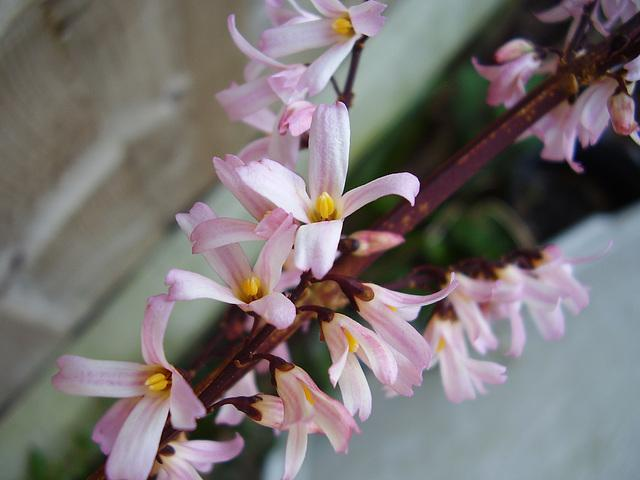
#> input picture python-code/opengl-learning/resources/images/f2.jpg, 640 x 480 px, found by its file name
$ jupyter execute '2.39二值图像投影.ipynb'   (shell and % lines are left out)
#> lines starting #> are read from the running program, lines starting #| are printed output that depends on the picture; after the words box and inside, x2 and y2 are one past the last pixel; in counts of white or black regions, pixels touching at a corner belong together
# 二值图像投影

[cell 1]
#coding:utf-8
import numpy as np
import cv2
import matplotlib.pyplot as plt
import pandas as pd
from pandas import DataFrame

[cell 2]
src = cv2.cvtColor(cv2.imread('../datas/f2.jpg'),cv2.COLOR_BGR2RGB)

[cell 3]
def rgb2gray(rgb):
    return np.dot(rgb[..., :3], [0.299, 0.587, 0.114]).astype(np.uint8)
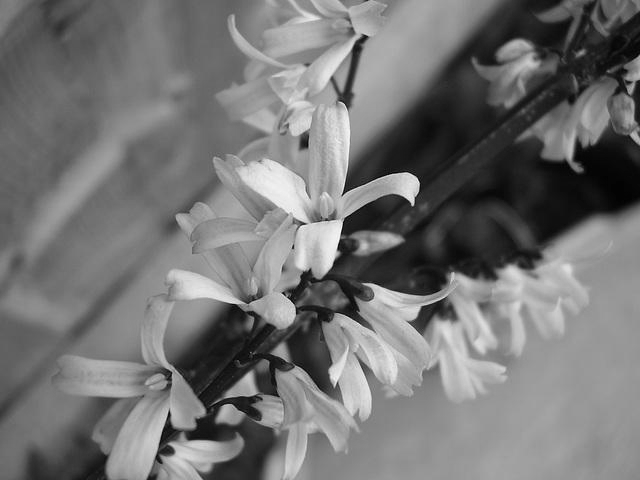
#> returned value: shape (480, 640); min 1, max 251, mean 115.6

def tobinary(gray,thresh):
#> called with thresh = 80
    dst = np.zeros_like(gray)
    idx = (gray >= thresh)
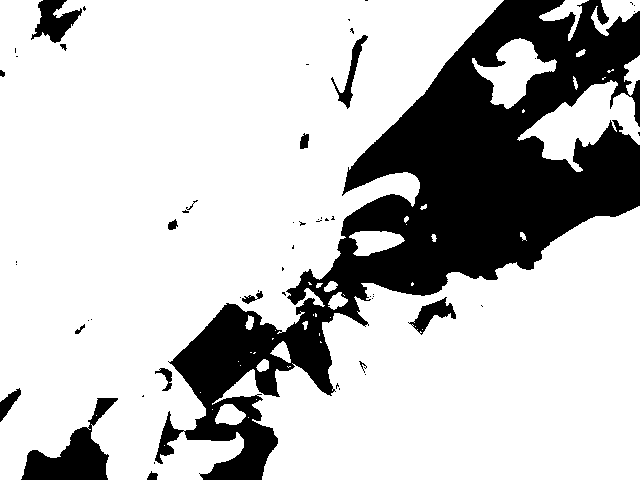
#> idx: shape (480, 640) bool; 76.1% white; 55 black regions (39 under 20 px), largest, box (x1, y1, x2, y2) and area: (155, 0, 640, 480) 66869, (21, 398, 118, 480) 3147, (31, 0, 82, 43) 1133
    dst[idx] = 255
    return dst

def projection(src):
    rows,cols = src.shape[0],src.shape[1]
#> rows = 480; cols = 640
    paint_x = np.zeros_like(src)
    paint_y = np.zeros_like(src)
    vertical = np.zeros((cols,),dtype = np.int32)
#> vertical = 640 values from 0 to 0
    horizontal = np.zeros((rows,),dtype = np.int32)
#> horizontal = 480 values from 0 to 0
    for i in range(cols):
        for j in range(rows):
            if src[j,i] == 0:
                vertical[i] += 1
    for i in range(cols):
        for j in range(vertical[i]):
            paint_x[rows - j - 1,i] = 255
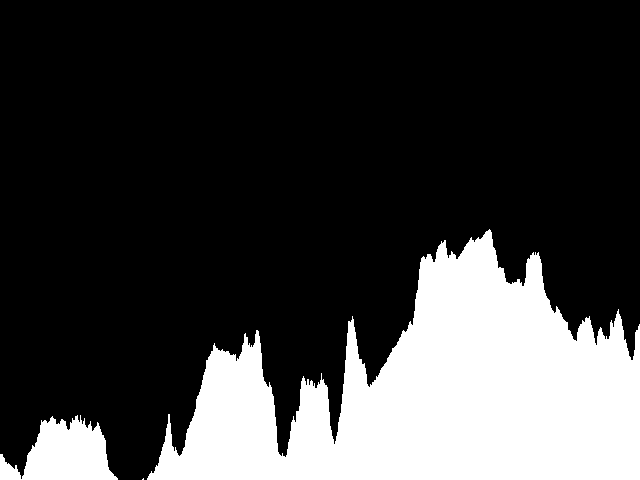
#> paint_x: shape (480, 640); 23.9% white; 3 white regions (1 under 20 px), largest, box (x1, y1, x2, y2) and area: (147, 229, 640, 480) 68808, (0, 415, 118, 480) 4693


    for i in range(rows):
        for j in range(cols):
            if src[i,j] == 0:
                horizontal[i] += 1

    for i in range(rows):
        for j in range(horizontal[i]):
            paint_y[i,j] = 255
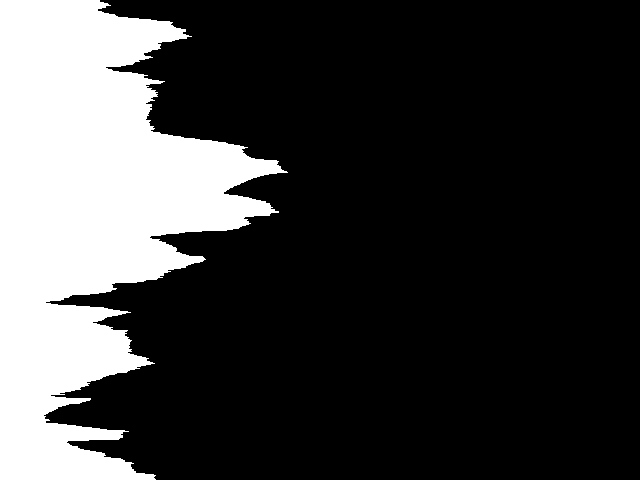
#> paint_y: shape (480, 640); 23.9% white; 1 white region, box (x1, y1, x2, y2) and area: (0, 0, 288, 480) 73504

    return paint_x,paint_y

[cell 4]
gray = rgb2gray(src)
binary = tobinary(gray,80)
px,py = projection(binary)

[cell 5]
plt.subplot(121)
plt.imshow(px,'gray')
plt.title('Vertical Projection')
plt.subplot(122)
plt.imshow(py,'gray')
plt.title('Horizontal Projection')

$ run again, with python-code/opengl-learning/resources/images/f3.jpg copied over python-code/opengl-learning/resources/images/f2.jpg
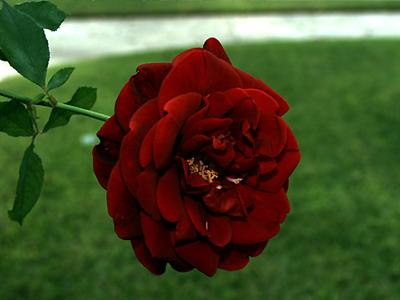
#> input picture python-code/opengl-learning/resources/images/f3.jpg, 400 x 300 px, found by its file name
#> in tobinary, `idx = (gray >= thresh)`:
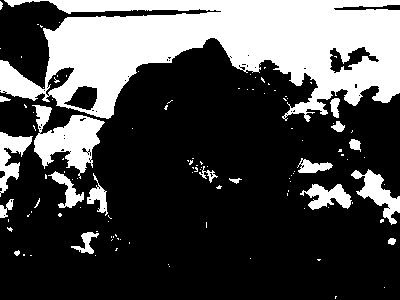
#> idx: shape (300, 400) bool; 29.3% white; 116 white regions (98 under 20 px), largest, box (x1, y1, x2, y2) and area: (0, 0, 400, 122) 27586, (32, 105, 105, 179) 2555, (351, 169, 400, 225) 991
#> after the loop in projection, `for i in range(rows):`:
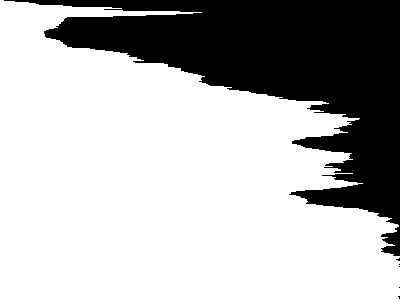
#> paint_y: shape (300, 400); 70.7% white; 6 black regions (5 under 20 px), largest, box (x1, y1, x2, y2) and area: (4, 0, 400, 256) 35162
